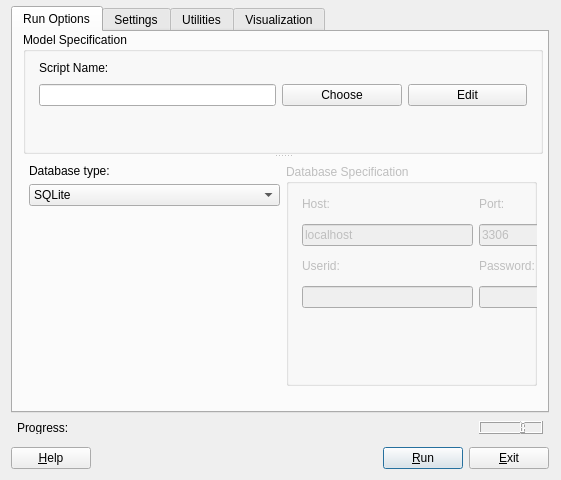
<ui version="4.0" >
 <class>MainPanel</class>
 <widget class="QWidget" name="MainPanel" >
  <property name="geometry" >
   <rect>
    <x>0</x>
    <y>0</y>
    <width>561</width>
    <height>480</height>
   </rect>
  </property>
  <property name="sizePolicy" >
   <sizepolicy vsizetype="Expanding" hsizetype="Expanding" >
    <horstretch>0</horstretch>
    <verstretch>0</verstretch>
   </sizepolicy>
  </property>
  <property name="minimumSize" >
   <size>
    <width>560</width>
    <height>480</height>
   </size>
  </property>
  <property name="windowTitle" >
   <string>Epigrass Control Panel</string>
  </property>
  <property name="windowIcon" >
   <iconset/>
  </property>
  <widget class="QWidget" name="progress_Layout" >
   <property name="geometry" >
    <rect>
     <x>11</x>
     <y>415</y>
     <width>538</width>
     <height>25</height>
    </rect>
   </property>
   <layout class="QHBoxLayout" >
    <item>
     <widget class="QLabel" name="textLabel1_6" >
      <property name="sizePolicy" >
       <sizepolicy vsizetype="Fixed" hsizetype="MinimumExpanding" >
        <horstretch>0</horstretch>
        <verstretch>0</verstretch>
       </sizepolicy>
      </property>
      <property name="text" >
       <string>Progress:</string>
      </property>
      <property name="wordWrap" >
       <bool>false</bool>
      </property>
     </widget>
    </item>
    <item>
     <widget class="QLCDNumber" name="stepLCD" >
      <property name="sizePolicy" >
       <sizepolicy vsizetype="Fixed" hsizetype="Minimum" >
        <horstretch>0</horstretch>
        <verstretch>0</verstretch>
       </sizepolicy>
      </property>
      <property name="toolTip" >
       <string>Simulation step</string>
      </property>
     </widget>
    </item>
   </layout>
  </widget>
  <widget class="QWidget" name="Run_Layout" >
   <property name="geometry" >
    <rect>
     <x>11</x>
     <y>442</y>
     <width>538</width>
     <height>32</height>
    </rect>
   </property>
   <layout class="QHBoxLayout" >
    <property name="spacing" >
     <number>6</number>
    </property>
    <property name="leftMargin" >
     <number>0</number>
    </property>
    <property name="topMargin" >
     <number>0</number>
    </property>
    <property name="rightMargin" >
     <number>0</number>
    </property>
    <property name="bottomMargin" >
     <number>0</number>
    </property>
    <item>
     <widget class="QPushButton" name="buttonHelp" >
      <property name="toolTip" >
       <string>Click here to open the userguide in the web browser</string>
      </property>
      <property name="text" >
       <string>&amp;Help</string>
      </property>
      <property name="shortcut" >
       <string>F1</string>
      </property>
      <property name="autoDefault" >
       <bool>true</bool>
      </property>
     </widget>
    </item>
    <item>
     <spacer>
      <property name="orientation" >
       <enum>Qt::Horizontal</enum>
      </property>
      <property name="sizeType" >
       <enum>QSizePolicy::Expanding</enum>
      </property>
      <property name="sizeHint" >
       <size>
        <width>20</width>
        <height>20</height>
       </size>
      </property>
     </spacer>
    </item>
    <item>
     <widget class="QPushButton" name="buttonRun" >
      <property name="toolTip" >
       <string>Click here to start your simulation</string>
      </property>
      <property name="text" >
       <string>&amp;Run</string>
      </property>
      <property name="shortcut" >
       <string>Alt+R</string>
      </property>
      <property name="autoDefault" >
       <bool>true</bool>
      </property>
      <property name="default" >
       <bool>true</bool>
      </property>
     </widget>
    </item>
    <item>
     <widget class="QPushButton" name="buttonExit" >
      <property name="toolTip" >
       <string>Click here to leave Epigrass</string>
      </property>
      <property name="text" >
       <string>&amp;Exit</string>
      </property>
      <property name="shortcut" >
       <string>Alt+E</string>
      </property>
      <property name="autoDefault" >
       <bool>true</bool>
      </property>
     </widget>
    </item>
   </layout>
  </widget>
  <widget class="QTabWidget" name="tabWidget" >
   <property name="enabled" >
    <bool>true</bool>
   </property>
   <property name="geometry" >
    <rect>
     <x>11</x>
     <y>6</y>
     <width>538</width>
     <height>407</height>
    </rect>
   </property>
   <property name="sizePolicy" >
    <sizepolicy vsizetype="MinimumExpanding" hsizetype="MinimumExpanding" >
     <horstretch>0</horstretch>
     <verstretch>0</verstretch>
    </sizepolicy>
   </property>
   <property name="toolTip" >
    <string/>
   </property>
   <widget class="QWidget" name="Widget8" >
    <attribute name="title" >
     <string>Run Options</string>
    </attribute>
    <widget class="QSplitter" name="splitter6" >
     <property name="geometry" >
      <rect>
       <x>10</x>
       <y>0</y>
       <width>520</width>
       <height>360</height>
      </rect>
     </property>
     <property name="orientation" >
      <enum>Qt::Vertical</enum>
     </property>
     <widget class="QGroupBox" name="modSpec" >
      <property name="sizePolicy" >
       <sizepolicy vsizetype="MinimumExpanding" hsizetype="MinimumExpanding" >
        <horstretch>0</horstretch>
        <verstretch>0</verstretch>
       </sizepolicy>
      </property>
      <property name="minimumSize" >
       <size>
        <width>518</width>
        <height>80</height>
       </size>
      </property>
      <property name="title" >
       <string>Model Specification</string>
      </property>
      <widget class="QWidget" name="layout7" >
       <property name="geometry" >
        <rect>
         <x>10</x>
         <y>20</y>
         <width>500</width>
         <height>60</height>
        </rect>
       </property>
       <layout class="QGridLayout" >
        <item row="1" column="2" >
         <widget class="QPushButton" name="chooseButton" >
          <property name="text" >
           <string>Choose</string>
          </property>
         </widget>
        </item>
        <item row="0" column="0" >
         <widget class="QLabel" name="textLabel1" >
          <property name="text" >
           <string>Script Name:</string>
          </property>
          <property name="wordWrap" >
           <bool>false</bool>
          </property>
         </widget>
        </item>
        <item row="0" column="1" colspan="3" >
         <spacer>
          <property name="orientation" >
           <enum>Qt::Horizontal</enum>
          </property>
          <property name="sizeType" >
           <enum>QSizePolicy::Expanding</enum>
          </property>
          <property name="sizeHint" >
           <size>
            <width>370</width>
            <height>20</height>
           </size>
          </property>
         </spacer>
        </item>
        <item row="1" column="0" colspan="2" >
         <widget class="QLineEdit" name="scriptNameEdit" >
          <property name="toolTip" >
           <string>write the name of the your script or press the choose button on the right to select one.</string>
          </property>
         </widget>
        </item>
        <item row="1" column="3" >
         <widget class="QPushButton" name="editButton" >
          <property name="text" >
           <string>Edit</string>
          </property>
         </widget>
        </item>
       </layout>
      </widget>
     </widget>
     <widget class="QWidget" name="Database_layout" >
      <layout class="QGridLayout" >
       <item row="1" column="0" >
        <spacer>
         <property name="orientation" >
          <enum>Qt::Vertical</enum>
         </property>
         <property name="sizeType" >
          <enum>QSizePolicy::Expanding</enum>
         </property>
         <property name="sizeHint" >
          <size>
           <width>20</width>
           <height>100</height>
          </size>
         </property>
        </spacer>
       </item>
       <item rowspan="2" row="0" column="1" >
        <widget class="QGroupBox" name="dbSpecGroupBox" >
         <property name="enabled" >
          <bool>false</bool>
         </property>
         <property name="sizePolicy" >
          <sizepolicy vsizetype="MinimumExpanding" hsizetype="Expanding" >
           <horstretch>0</horstretch>
           <verstretch>0</verstretch>
          </sizepolicy>
         </property>
         <property name="title" >
          <string>Database Specification</string>
         </property>
         <widget class="QWidget" name="layout7" >
          <property name="geometry" >
           <rect>
            <x>10</x>
            <y>20</y>
            <width>360</width>
            <height>140</height>
           </rect>
          </property>
          <layout class="QGridLayout" >
           <item row="0" column="0" >
            <widget class="QLabel" name="textLabel2" >
             <property name="sizePolicy" >
              <sizepolicy vsizetype="Fixed" hsizetype="MinimumExpanding" >
               <horstretch>0</horstretch>
               <verstretch>0</verstretch>
              </sizepolicy>
             </property>
             <property name="text" >
              <string>Host:</string>
             </property>
             <property name="wordWrap" >
              <bool>false</bool>
             </property>
            </widget>
           </item>
           <item row="1" column="1" >
            <widget class="QLineEdit" name="portEdit" >
             <property name="toolTip" >
              <string>Enter the port  the server listens to.</string>
             </property>
             <property name="text" >
              <string>3306</string>
             </property>
            </widget>
           </item>
           <item row="0" column="1" >
            <widget class="QLabel" name="textLabel3" >
             <property name="sizePolicy" >
              <sizepolicy vsizetype="Fixed" hsizetype="MinimumExpanding" >
               <horstretch>0</horstretch>
               <verstretch>0</verstretch>
              </sizepolicy>
             </property>
             <property name="text" >
              <string>Port:</string>
             </property>
             <property name="wordWrap" >
              <bool>false</bool>
             </property>
            </widget>
           </item>
           <item row="3" column="1" >
            <widget class="QLineEdit" name="pwEdit" >
             <property name="toolTip" >
              <string>Database password for the userid entered</string>
             </property>
             <property name="echoMode" >
              <enum>QLineEdit::Password</enum>
             </property>
            </widget>
           </item>
           <item row="2" column="1" >
            <widget class="QLabel" name="textLabel1_2" >
             <property name="sizePolicy" >
              <sizepolicy vsizetype="Fixed" hsizetype="Preferred" >
               <horstretch>0</horstretch>
               <verstretch>0</verstretch>
              </sizepolicy>
             </property>
             <property name="text" >
              <string>Password:</string>
             </property>
             <property name="wordWrap" >
              <bool>false</bool>
             </property>
            </widget>
           </item>
           <item row="2" column="0" >
            <widget class="QLabel" name="textLabel4" >
             <property name="sizePolicy" >
              <sizepolicy vsizetype="Fixed" hsizetype="Preferred" >
               <horstretch>0</horstretch>
               <verstretch>0</verstretch>
              </sizepolicy>
             </property>
             <property name="text" >
              <string>Userid:</string>
             </property>
             <property name="wordWrap" >
              <bool>false</bool>
             </property>
            </widget>
           </item>
           <item row="1" column="0" >
            <widget class="QLineEdit" name="hostnEdit" >
             <property name="toolTip" >
              <string>This is the url of your database server.</string>
             </property>
             <property name="text" >
              <string>localhost</string>
             </property>
            </widget>
           </item>
           <item row="3" column="0" >
            <widget class="QLineEdit" name="uidEdit" >
             <property name="toolTip" >
              <string>This is the userid for accessing the database server</string>
             </property>
            </widget>
           </item>
          </layout>
         </widget>
        </widget>
       </item>
       <item row="0" column="0" >
        <layout class="QVBoxLayout" >
         <item>
          <widget class="QLabel" name="textLabel1_11" >
           <property name="sizePolicy" >
            <sizepolicy vsizetype="Preferred" hsizetype="Expanding" >
             <horstretch>0</horstretch>
             <verstretch>0</verstretch>
            </sizepolicy>
           </property>
           <property name="text" >
            <string>Database type:</string>
           </property>
           <property name="wordWrap" >
            <bool>false</bool>
           </property>
          </widget>
         </item>
         <item>
          <widget class="QComboBox" name="dbType" >
           <property name="sizePolicy" >
            <sizepolicy vsizetype="Fixed" hsizetype="Expanding" >
             <horstretch>0</horstretch>
             <verstretch>0</verstretch>
            </sizepolicy>
           </property>
           <property name="toolTip" >
            <string>Select your database type</string>
           </property>
           <property name="currentIndex" >
            <number>1</number>
           </property>
           <item>
            <property name="text" >
             <string>MySQL</string>
            </property>
           </item>
           <item>
            <property name="text" >
             <string>SQLite</string>
            </property>
           </item>
           <item>
            <property name="text" >
             <string>CSV</string>
            </property>
           </item>
          </widget>
         </item>
        </layout>
       </item>
      </layout>
     </widget>
    </widget>
   </widget>
   <widget class="QWidget" name="Widget9" >
    <attribute name="title" >
     <string>Settings</string>
    </attribute>
    <widget class="QWidget" name="layout9" >
     <property name="geometry" >
      <rect>
       <x>9</x>
       <y>19</y>
       <width>294</width>
       <height>132</height>
      </rect>
     </property>
     <layout class="QGridLayout" >
      <item row="0" column="1" colspan="3" >
       <widget class="QLineEdit" name="unameEdit" >
        <property name="toolTip" >
         <string>Enter your full name. This will be added to the report.</string>
        </property>
       </widget>
      </item>
      <item row="3" column="0" colspan="2" >
       <widget class="QLabel" name="textLabel1_5" >
        <property name="text" >
         <string>Language</string>
        </property>
        <property name="wordWrap" >
         <bool>false</bool>
        </property>
       </widget>
      </item>
      <item row="3" column="2" colspan="2" >
       <widget class="QComboBox" name="langCombo" >
        <property name="toolTip" >
         <string>Select the language for the GUI</string>
        </property>
        <item>
         <property name="text" >
          <string>English</string>
         </property>
        </item>
        <item>
         <property name="text" >
          <string>Brazilian portuguese</string>
         </property>
        </item>
        <item>
         <property name="text" >
          <string>French</string>
         </property>
        </item>
       </widget>
      </item>
      <item row="1" column="0" >
       <widget class="QLabel" name="textLabel5" >
        <property name="text" >
         <string>Editor</string>
        </property>
        <property name="wordWrap" >
         <bool>false</bool>
        </property>
       </widget>
      </item>
      <item row="2" column="0" colspan="3" >
       <widget class="QLabel" name="textLabel2_3" >
        <property name="text" >
         <string>PDF Viewer</string>
        </property>
        <property name="wordWrap" >
         <bool>false</bool>
        </property>
       </widget>
      </item>
      <item row="0" column="0" >
       <widget class="QLabel" name="textLabel2_2" >
        <property name="text" >
         <string>Name</string>
        </property>
        <property name="wordWrap" >
         <bool>false</bool>
        </property>
       </widget>
      </item>
      <item row="1" column="1" colspan="3" >
       <widget class="QLineEdit" name="editorEdit" >
        <property name="toolTip" >
         <string>Enter your preferred text editor</string>
        </property>
       </widget>
      </item>
      <item row="2" column="3" >
       <widget class="QLineEdit" name="pdfEdit" >
        <property name="toolTip" >
         <string>Enter the name of your preferred PDF viewer</string>
        </property>
        <property name="text" >
         <string/>
        </property>
       </widget>
      </item>
     </layout>
    </widget>
   </widget>
   <widget class="QWidget" name="TabPage" >
    <attribute name="title" >
     <string>Utilities</string>
    </attribute>
    <widget class="Line" name="line1" >
     <property name="geometry" >
      <rect>
       <x>289</x>
       <y>34</y>
       <width>20</width>
       <height>320</height>
      </rect>
     </property>
     <property name="frameShape" >
      <enum>QFrame::VLine</enum>
     </property>
     <property name="frameShadow" >
      <enum>QFrame::Sunken</enum>
     </property>
     <property name="lineWidth" >
      <number>3</number>
     </property>
    </widget>
    <widget class="QWidget" name="layout14" >
     <property name="geometry" >
      <rect>
       <x>0</x>
       <y>10</y>
       <width>280</width>
       <height>350</height>
      </rect>
     </property>
     <layout class="QVBoxLayout" >
      <item>
       <widget class="QLabel" name="textLabel5_2" >
        <property name="text" >
         <string>Simulation Status</string>
        </property>
        <property name="wordWrap" >
         <bool>false</bool>
        </property>
       </widget>
      </item>
      <item>
       <widget class="QTextEdit" name="textEdit1" />
      </item>
     </layout>
    </widget>
    <widget class="QWidget" name="layout18" >
     <property name="geometry" >
      <rect>
       <x>320</x>
       <y>10</y>
       <width>200</width>
       <height>349</height>
      </rect>
     </property>
     <layout class="QVBoxLayout" >
      <item>
       <layout class="QVBoxLayout" >
        <item>
         <layout class="QVBoxLayout" >
          <item>
           <widget class="QLabel" name="textLabel1_3" >
            <property name="text" >
             <string>Database</string>
            </property>
            <property name="alignment" >
             <set>Qt::AlignCenter</set>
            </property>
            <property name="wordWrap" >
             <bool>false</bool>
            </property>
           </widget>
          </item>
          <item>
           <widget class="QPushButton" name="dbBackup" >
            <property name="enabled" >
             <bool>false</bool>
            </property>
            <property name="toolTip" >
             <string>Click here to backup the epigrass database </string>
            </property>
            <property name="text" >
             <string>Backup</string>
            </property>
           </widget>
          </item>
          <item>
           <widget class="QPushButton" name="dbInfo" >
            <property name="enabled" >
             <bool>false</bool>
            </property>
            <property name="toolTip" >
             <string>Click here for a short description of the epigrass database</string>
            </property>
            <property name="text" >
             <string>Info</string>
            </property>
           </widget>
          </item>
         </layout>
        </item>
        <item>
         <widget class="Line" name="line2" >
          <property name="frameShape" >
           <enum>QFrame::HLine</enum>
          </property>
          <property name="frameShadow" >
           <enum>QFrame::Sunken</enum>
          </property>
          <property name="lineWidth" >
           <number>2</number>
          </property>
         </widget>
        </item>
        <item>
         <layout class="QVBoxLayout" >
          <item>
           <widget class="QLabel" name="textLabel1_4" >
            <property name="sizePolicy" >
             <sizepolicy vsizetype="Preferred" hsizetype="MinimumExpanding" >
              <horstretch>0</horstretch>
              <verstretch>0</verstretch>
             </sizepolicy>
            </property>
            <property name="text" >
             <string>Report</string>
            </property>
            <property name="alignment" >
             <set>Qt::AlignCenter</set>
            </property>
            <property name="wordWrap" >
             <bool>false</bool>
            </property>
            <property name="margin" >
             <number>0</number>
            </property>
           </widget>
          </item>
          <item>
           <widget class="QPushButton" name="repOpen" >
            <property name="text" >
             <string>Open</string>
            </property>
           </widget>
          </item>
         </layout>
        </item>
       </layout>
      </item>
      <item>
       <spacer>
        <property name="orientation" >
         <enum>Qt::Vertical</enum>
        </property>
        <property name="sizeType" >
         <enum>QSizePolicy::Expanding</enum>
        </property>
        <property name="sizeHint" >
         <size>
          <width>20</width>
          <height>170</height>
         </size>
        </property>
       </spacer>
      </item>
     </layout>
    </widget>
   </widget>
   <widget class="QWidget" name="visPage" >
    <attribute name="title" >
     <string>Visualization</string>
    </attribute>
    <widget class="QWidget" name="layout24" >
     <property name="geometry" >
      <rect>
       <x>0</x>
       <y>279</y>
       <width>530</width>
       <height>71</height>
      </rect>
     </property>
     <layout class="QHBoxLayout" >
      <item>
       <layout class="QVBoxLayout" >
        <item>
         <widget class="QLabel" name="textLabel1_9" >
          <property name="sizePolicy" >
           <sizepolicy vsizetype="Fixed" hsizetype="Preferred" >
            <horstretch>0</horstretch>
            <verstretch>0</verstretch>
           </sizepolicy>
          </property>
          <property name="text" >
           <string>Spread Trees</string>
          </property>
          <property name="wordWrap" >
           <bool>false</bool>
          </property>
         </widget>
        </item>
        <item>
         <widget class="QPushButton" name="consensusButton" >
          <property name="enabled" >
           <bool>false</bool>
          </property>
          <property name="toolTip" >
           <string>Select a directory with tree-files to build consensus on.</string>
          </property>
          <property name="text" >
           <string>Consensus Tree</string>
          </property>
         </widget>
        </item>
       </layout>
      </item>
      <item>
       <spacer>
        <property name="orientation" >
         <enum>Qt::Horizontal</enum>
        </property>
        <property name="sizeType" >
         <enum>QSizePolicy::Expanding</enum>
        </property>
        <property name="sizeHint" >
         <size>
          <width>260</width>
          <height>20</height>
         </size>
        </property>
       </spacer>
      </item>
     </layout>
    </widget>
    <widget class="QWidget" name="layout20" >
     <property name="geometry" >
      <rect>
       <x>0</x>
       <y>10</y>
       <width>265</width>
       <height>263</height>
      </rect>
     </property>
     <layout class="QVBoxLayout" >
      <item>
       <widget class="QLabel" name="textLabel1_7" >
        <property name="sizePolicy" >
         <sizepolicy vsizetype="Fixed" hsizetype="Preferred" >
          <horstretch>0</horstretch>
          <verstretch>0</verstretch>
         </sizepolicy>
        </property>
        <property name="text" >
         <string>Simulations stored:</string>
        </property>
        <property name="wordWrap" >
         <bool>false</bool>
        </property>
       </widget>
      </item>
      <item>
       <widget class="QComboBox" name="tableList" >
        <property name="toolTip" >
         <string>Select a database stored simulation</string>
        </property>
       </widget>
      </item>
      <item>
       <widget class="QLabel" name="textLabel1_10" >
        <property name="sizePolicy" >
         <sizepolicy vsizetype="Fixed" hsizetype="Preferred" >
          <horstretch>0</horstretch>
          <verstretch>0</verstretch>
         </sizepolicy>
        </property>
        <property name="text" >
         <string>Variable to display:</string>
        </property>
        <property name="wordWrap" >
         <bool>false</bool>
        </property>
       </widget>
      </item>
      <item>
       <widget class="QComboBox" name="variableList" >
        <property name="toolTip" >
         <string>Select a variable to display in the animation</string>
        </property>
       </widget>
      </item>
      <item>
       <widget class="QLabel" name="textLabel2_4" >
        <property name="enabled" >
         <bool>true</bool>
        </property>
        <property name="sizePolicy" >
         <sizepolicy vsizetype="Fixed" hsizetype="Preferred" >
          <horstretch>0</horstretch>
          <verstretch>0</verstretch>
         </sizepolicy>
        </property>
        <property name="text" >
         <string>Maps available:</string>
        </property>
        <property name="wordWrap" >
         <bool>false</bool>
        </property>
       </widget>
      </item>
      <item>
       <widget class="QComboBox" name="mapList" >
        <property name="enabled" >
         <bool>true</bool>
        </property>
        <property name="toolTip" >
         <string>Select a map</string>
        </property>
        <item>
         <property name="text" >
          <string>No map</string>
         </property>
        </item>
       </widget>
      </item>
     </layout>
    </widget>
    <widget class="QWidget" name="layout19" >
     <property name="geometry" >
      <rect>
       <x>272</x>
       <y>11</y>
       <width>260</width>
       <height>261</height>
      </rect>
     </property>
     <layout class="QVBoxLayout" >
      <item>
       <widget class="QPushButton" name="dbscanButton" >
        <property name="text" >
         <string>Scan DB</string>
        </property>
       </widget>
      </item>
      <item>
       <widget class="QLabel" name="textLabel1_8" >
        <property name="sizePolicy" >
         <sizepolicy vsizetype="Fixed" hsizetype="Preferred" >
          <horstretch>0</horstretch>
          <verstretch>0</verstretch>
         </sizepolicy>
        </property>
        <property name="text" >
         <string>Animation rate</string>
        </property>
        <property name="wordWrap" >
         <bool>false</bool>
        </property>
       </widget>
      </item>
      <item>
       <widget class="QSpinBox" name="rateSpinBox" >
        <property name="minimum" >
         <number>20</number>
        </property>
       </widget>
      </item>
      <item>
       <spacer>
        <property name="orientation" >
         <enum>Qt::Vertical</enum>
        </property>
        <property name="sizeType" >
         <enum>QSizePolicy::Expanding</enum>
        </property>
        <property name="sizeHint" >
         <size>
          <width>20</width>
          <height>90</height>
         </size>
        </property>
       </spacer>
      </item>
      <item>
       <widget class="QPushButton" name="playButton_2D" >
        <property name="enabled" >
         <bool>false</bool>
        </property>
        <property name="text" >
         <string>Start 2D animation</string>
        </property>
       </widget>
      </item>
      <item>
       <widget class="QPushButton" name="playButton" >
        <property name="text" >
         <string>Start 3D animation</string>
        </property>
       </widget>
      </item>
     </layout>
    </widget>
   </widget>
  </widget>
 </widget>
 <layoutdefault spacing="6" margin="6" />
 <resources/>
 <connections/>
</ui>
